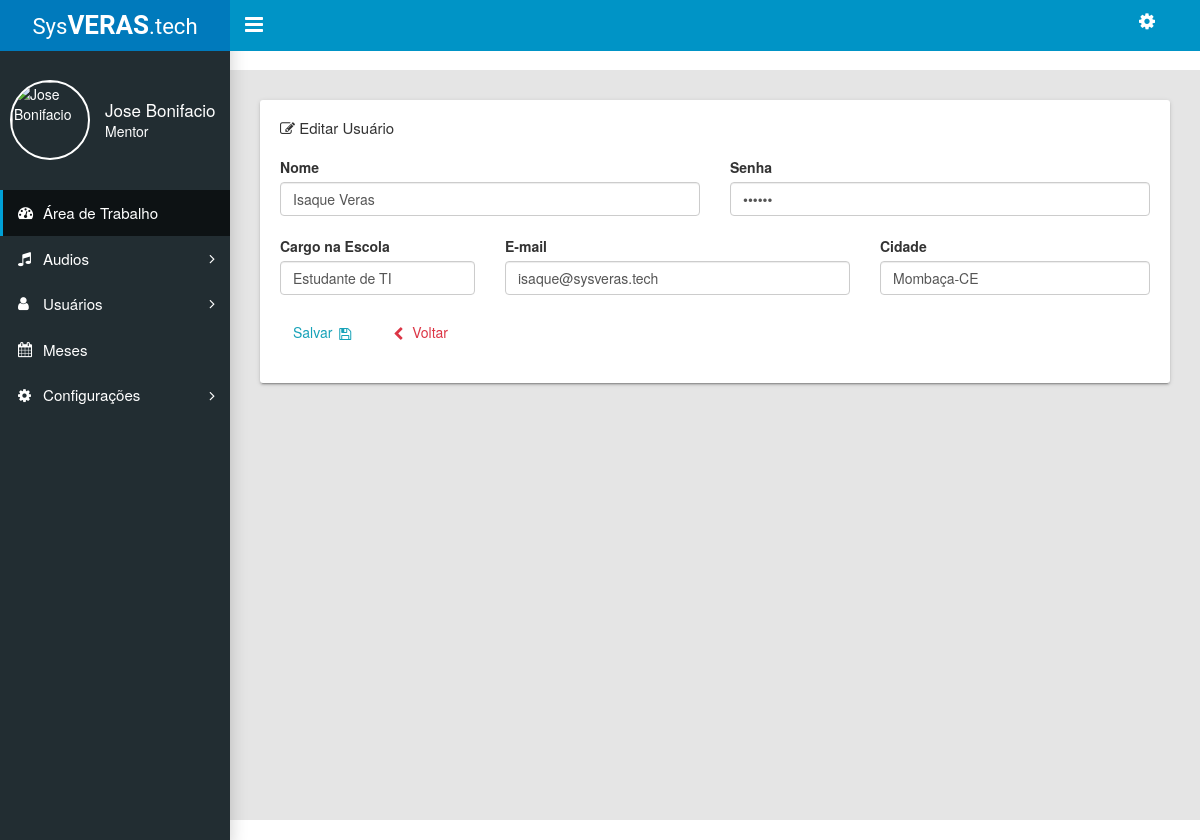
/admin/editar_usuario.php?id=6 (signed in), run on the app's committed database.
### tables this page shows
CREATE TABLE `usuarios` (
  `id` int(11) NOT NULL,
  `nome` varchar(220) NOT NULL,
  `email` varchar(220) NOT NULL,
  `senha` varchar(50) NOT NULL,
  `nivel_acesso_id` varchar(220) NOT NULL,
  `created` datetime NOT NULL,
  `modified` datetime DEFAULT NULL,
  `cargo` varchar(100) NOT NULL,
  `cidade` varchar(50) NOT NULL,
  `img` varchar(220) NOT NULL
);

### admin/editar_usuario.php (the view, shortened to what this page needs)
<?php
  include_once("include/aside.php");
  $id = $_GET['id'];
  $result = mysql_query("SELECT * FROM usuarios WHERE id='$id' LIMIT 1");
  $resultado = mysql_fetch_assoc($result);
?>
<main class="app-content">
  <div class="tile">
    <h3 class="tile-title"><i class="icon fa fa-pencil-square-o"></i> Editar Usuário</h3>
    <form method="POST" action="processa/editar_usuario.php?id=<?php echo $resultado['id']; ?>">
      <div class="row mb-12">
        <div class="col-md-6">
          <label>Nome</label>
          <input name="nome" class="form-control" type="text" value="<?php echo $resultado['nome']; ?>">
        </div>
        <div class="col-md-6">
          <label>Senha</label>
          <input name="senha" class="form-control" type="password" value="<?php echo $resultado['senha']; ?>">
        </div>
      </div><br>
      <div class="row mb-12">
        <div class="col-md-3">
          <label>Cargo na Escola</label>
          <input name="cargo" class="form-control" type="text" value="<?php echo $resultado['cargo']; ?>">
        </div>
        <div class="col-md-5">
          <label>E-mail</label>
          <input name="email" class="form-control" type="email" value="<?php echo $resultado['email']; ?>">
        </div>
        <div class="col-md-4">
          <label>Cidade</label>
          <input name="cidade" class="form-control" type="text" value="<?php echo $resultado['cidade']; ?>">
        </div>
      </div><br>
      <div class="row mb-10">
        <div class="col-md-12">
          <button class="btn btn-outline-info " type="submit"> Salvar <i class="fa fa-fw fa-lg fa-floppy-o"></i> </button>
          <a href="index.php?pg=3"><button class="btn btn-outline-danger" type="button"><i class="fa fa-fw fa-lg fa-chevron-left"></i>Voltar </button></a>
        </div>
      </div>
    </form>
  </div>
</main>
<?php echo include_once("include/footer.php"); ?>

### data on the page
usuarios: nome "Isaque Veras", cargo "Estudante de TI", email "isaque@sysveras.tech", cidade "Mombaça-CE"

### other printed values
$_SESSION['usuarioNome'] "Jose Bonifacio"
$_SESSION['usuarioCargo'] "Mentor"
